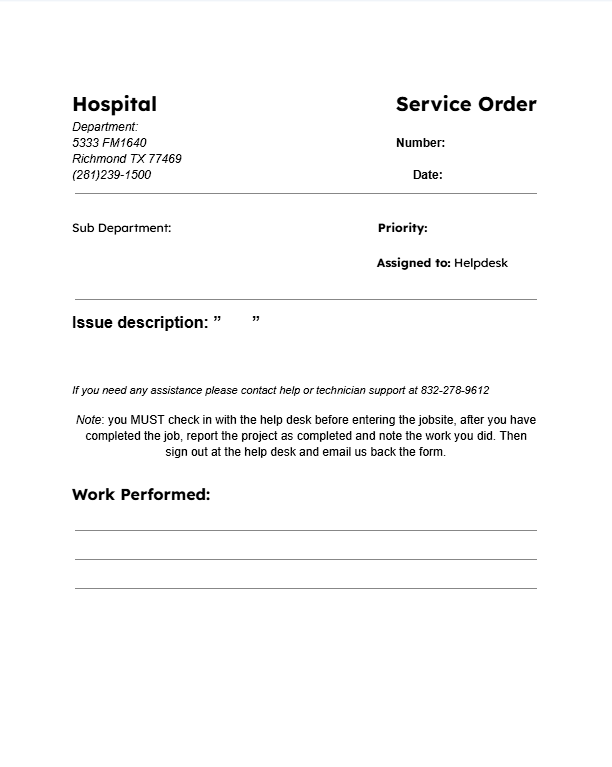
#> input picture backend/templates/workorder.png, 612 x 767 px
$ python generate_forms.py
#> lines starting #> are read from the running program, lines starting #| are printed output that depends on the picture
import os
from PIL import Image, ImageDraw, ImageFont
from datetime import datetime

# Example list of ticket data you want to overlay onto the workorder form.
# Replace with real data pulled from your database or script.
tickets_data = [
    {
        "ticket_number": 1001,
        "department": "Medical",
        "sub_department": "PEDIATRICS",
        "priority": "Level 1 (Lowest)",
        "assigned_to": "Helpdesk",
        "issue_description": (
            "PEDIATRICS encountered intermittent scheduling errors "
            "during patient intake, leading to minor delays."
        ),
        "work_performed": "Technician updated scheduling software configuration."
    },
    {
        "ticket_number": 1002,
        "department": "Medical",
        "sub_department": "INTENSIVE CARE UNIT (ICU)",
        "priority": "Level 3 (Highest)",
        "assigned_to": "Helpdesk",
        "issue_description": (
            "ICU reported a system-wide failure affecting patient monitoring devices "
            "and alert systems. Urgent intervention required."
        ),
        "work_performed": "Investigated network logs; replaced faulty router."
    },
    # ... Add more tickets as needed
]

def generate_it_work_forms(tickets, template_path, output_dir):
    """
    Generates an IT work form image for each ticket, overlaying the data onto the template.

    :param tickets: List of ticket dictionaries.
    :param template_path: File path to the blank workorder image.
    :param output_dir: Directory where generated forms will be saved.
    """
#> called with template_path = './templates/workorder.png', output_dir = './generated_forms'

    # Create the output directory if it doesn't exist
    os.makedirs(output_dir, exist_ok=True)

    # Load a TrueType or OpenType font for text rendering
    # Adjust the font size to match your form's spacing
    font = ImageFont.truetype("arial.ttf", 18)

    # Coordinates are placeholders; adjust as needed
    coord_department = (100, 150)       # (x, y) for "Department"
    coord_number = (400, 150)          # (x, y) for "Number"
    coord_date = (600, 150)            # (x, y) for "Date"
    coord_sub_department = (100, 210)  # (x, y) for "Sub Department"
    coord_priority = (400, 210)        # (x, y) for "Priority"
    coord_assigned = (100, 270)        # (x, y) for "Assigned To"
    coord_issue = (100, 350)           # (x, y) for "Issue Description"
    coord_work_performed = (100, 600)  # (x, y) for "Work Performed"

    for ticket in tickets:
        # Open the template image
        with Image.open(template_path).convert("RGB") as base:
            draw = ImageDraw.Draw(base)

            # Format date
            current_date = datetime.now().strftime("%m/%d/%Y")

            # Draw each field. Adjust text wrap or line spacing as needed.
            draw.text(coord_department, f"Department: {ticket['department']}", fill="black", font=font)
            draw.text(coord_number, f"Number: {ticket['ticket_number']}", fill="black", font=font)
            draw.text(coord_date, f"Date: {current_date}", fill="black", font=font)
            draw.text(coord_sub_department, f"Sub Dept: {ticket['sub_department']}", fill="black", font=font)
            draw.text(coord_priority, f"Priority: {ticket['priority']}", fill="black", font=font)
            draw.text(coord_assigned, f"Assigned To: {ticket['assigned_to']}", fill="black", font=font)

            # Issue description - possibly multi-line text
            draw.text(coord_issue, f"Issue: {ticket['issue_description']}", fill="black", font=font)

            # Work performed
            draw.text(coord_work_performed, f"Work Performed: {ticket['work_performed']}", fill="black", font=font)

            # Save the modified image under a new file name
            output_path = os.path.join(output_dir, f"workorder_ticket_{ticket['ticket_number']}.png")
            base.save(output_path, "PNG")
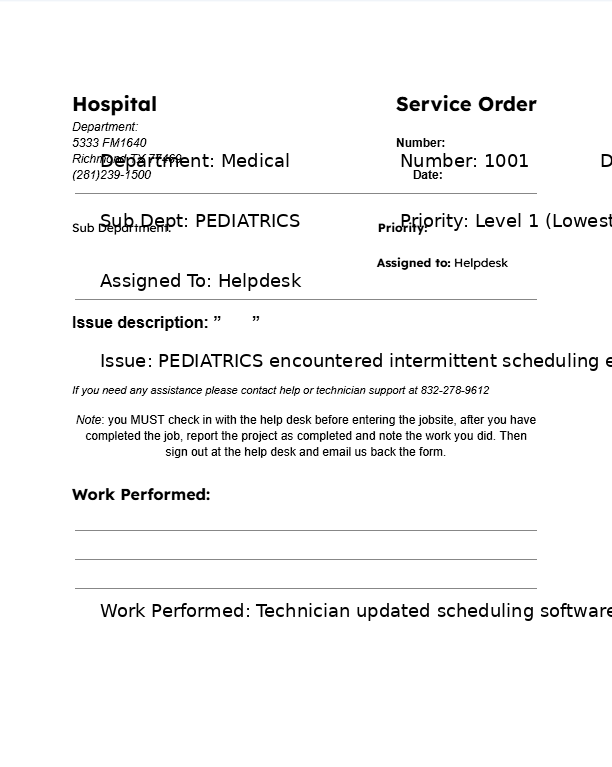
#> saved as workorder_ticket_1001.png: PIL image 612x767 RGB; mean R, G, B 245, 245, 245
            print(f"Generated work form: {output_path}")

if __name__ == "__main__":
    # Define where your blank form is located and where output will go
    template_image_path = "./templates/workorder.png"
    output_folder = "./generated_forms"

    # Generate forms
    generate_it_work_forms(tickets_data, template_image_path, output_folder)
